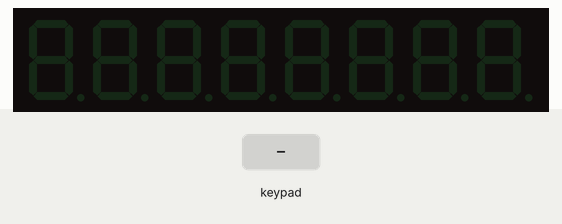
This sketch was run on a simulated Arduino Uno, built with avr-gcc and run on an emulated ATmega328P. Parts: 8-digit seven-segment display. Inputs (shaded band) come from the test bench.

Above: at 1.2 s.
1.3 s: key 'f' pressed
At 1.6 s:
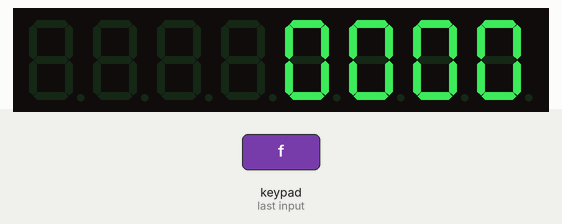
4.3 s: keypad keys 3 2 1 0 pressed 0.4 s apart
At 7.1 s:
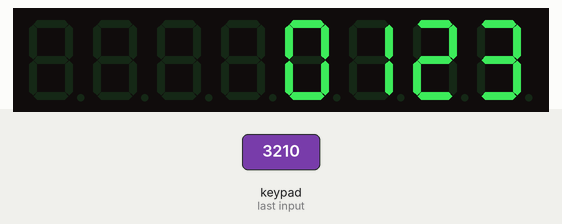
7.8 s: key '1' pressed
At 8.7 s:
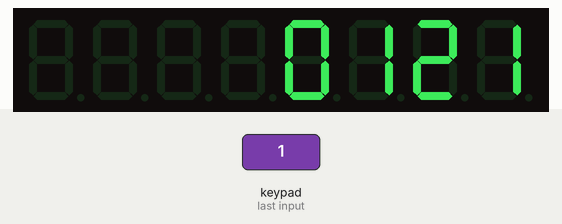
9.3 s: keypad keys 6 5 4 pressed 0.4 s apart
At 10.6 s:
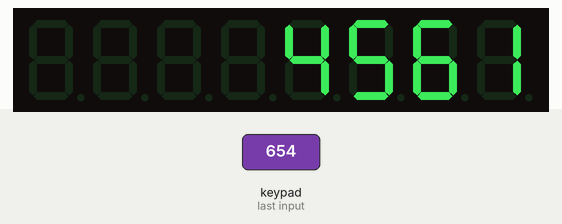
Timing chart, 0 to 12.3 s (numbered marks = the images above; inputs shaded):
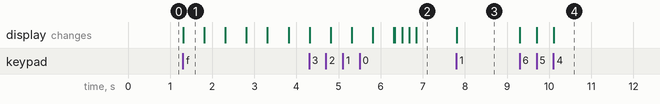

The sketch:

sketch_matrix_keyboard.ino
```cpp
#include <Keypad.h>
#include "LedControl.h"

const byte ROWS = 4; //four rows
const byte COLS = 3; //four columns

//define the cymbols on the buttons of the keypads
char hexaKeys[ROWS][COLS] = {
  {'1', '2', '3'},
  {'4', '5', '6'},
  {'7', '8', '9'},
  {'f', '0', ' '}
};

byte rowPins[ROWS] = {3, 2, 1, 0}; //connect to the row pinouts of the keypad
byte colPins[COLS] = {6, 5, 4}; //connect to the column pinouts of the keypad

LedControl ledControl = LedControl(12, 10, 11, 1);
//initialize an instance of class NewKeypad
Keypad customKeypad = Keypad( makeKeymap(hexaKeys), rowPins, colPins, ROWS, COLS);


void setup() {
  //Инициируем MAX7219
  ledControl.shutdown(0, false); // включаем дисплей энергосбережение дисплей
  ledControl.setIntensity(0, 8); // устанавливаем яркость (0-минимум, 15-максимум)
  ledControl.clearDisplay(0);// очищаем дисплей
}

void loop() {

  for (int i = 0; i <= 3; i++){

    char customKey = customKeypad.getKey(); // считываем нажатую кдавишу

    if (customKey) {
      if (customKey == ' ') {
        ledControl.clearDisplay(0);
      }
      if(customKey == 'f') {
        ledControl.setChar(0, 0, 0, false);
        ledControl.setChar(0, 1, 0, false);
        ledControl.setChar(0, 2, 0, false);
        ledControl.setChar(0, 3, 0, false);
        delay(500);
        ledControl.setChar(0, 3, 1, false);
        delay(500);
        ledControl.setChar(0, 2, 1, false);
        delay(500);
        ledControl.setChar(0, 3, 0, false);
        delay(500);
        ledControl.setChar(0, 1, 1, false);
        delay(500);
        ledControl.setChar(0, 3, 1, false);
        delay(500);
        ledControl.setChar(0, 2, 0, false);
        delay(500);
        ledControl.setChar(0, 3, 0, false);
        delay(500);
        ledControl.setChar(0, 0, 1, false);
        delay(500);
        ledControl.setChar(0, 3, 1, false);
        delay(500);
        ledControl.clearDisplay(0);
        break;
      }
      ledControl.setChar(0, i, customKey, false);
    }
    else{
      i--;
    }
  }
}
```

Measured:
- after the input at 1.3 s, the display: changes at once (image 1)
- after the input at 7.8 s, the display: changes at once (image 3)
- after the input at 9.3 s, the display: first changes at once (image 4 shows a later state)
- what the display in image 1 shows lasts 0.5 s, from 1.3 s to 1.8 s
